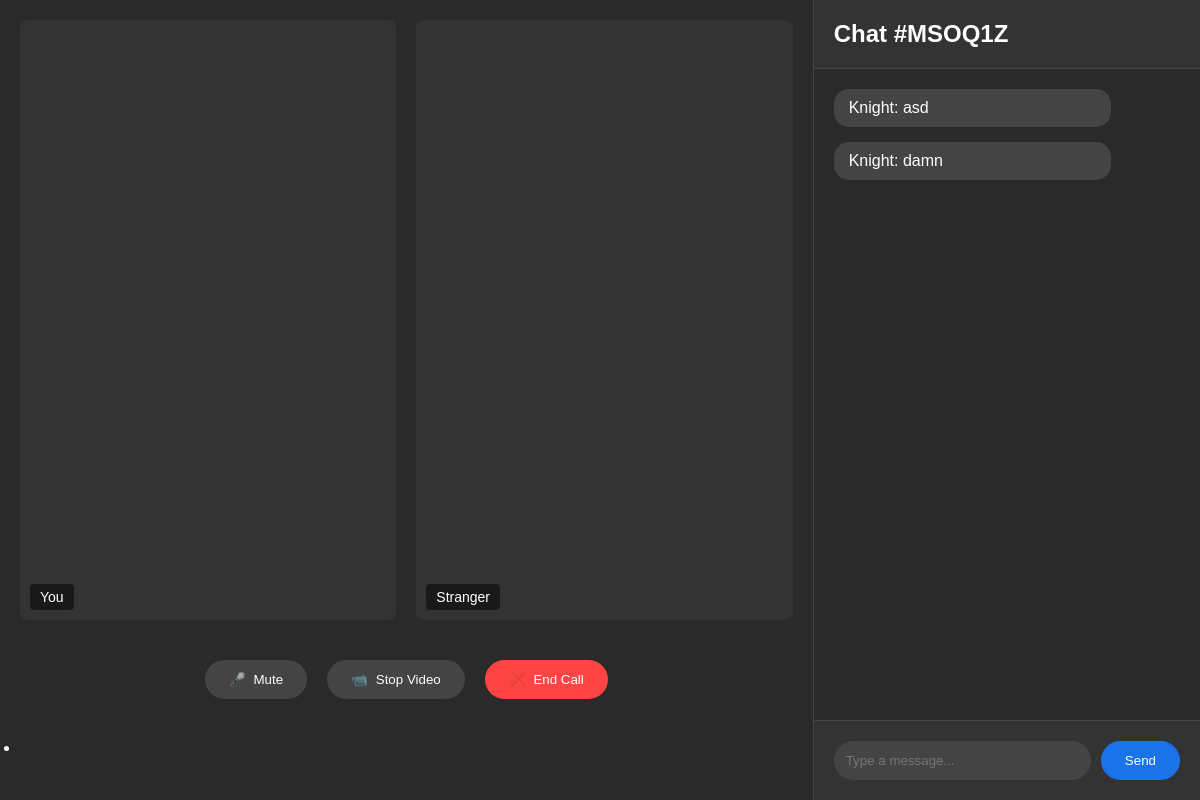
Page /chat/MSOQ1Z/ on the earlier database version.
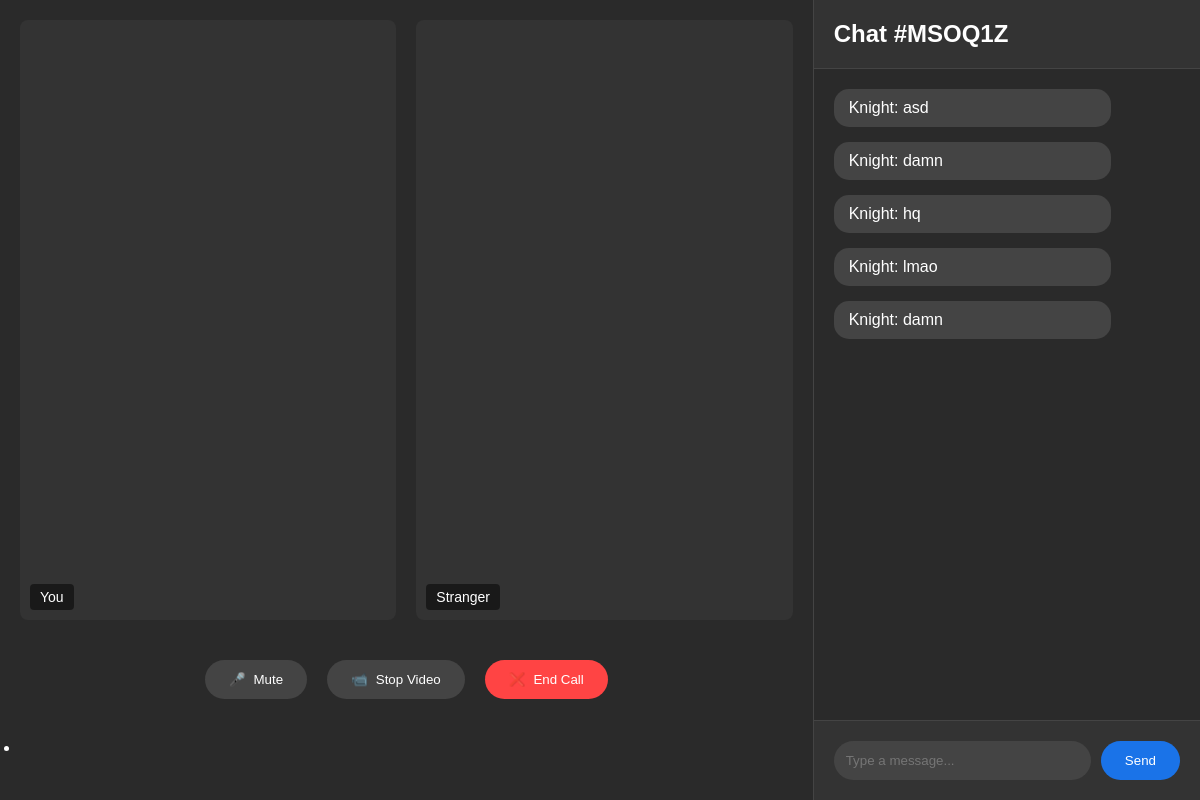
Same page on the later database version.
### base/models.py (models this page shows, shortened)
class Room(models.Model):
    code = models.CharField(max_length=8, unique=True)
    created_at = models.DateTimeField(auto_now_add=True)

class Message(models.Model):
    room = models.ForeignKey(Room, on_delete=models.CASCADE)
    user = models.CharField(max_length=200)
    content = models.TextField()
    created_at = models.DateTimeField(auto_now_add=True)

### base/views.py (the view)
# urls.py: path('chat/<code>/', views.chat, name='chat'),
def chat(request, code):
    room = Room.objects.get(code=code)
    messages = Message.objects.filter(room=room)
    return render(request, 'base/chat.html', {"room": room, "messages": messages})

### templates/base/chat.html (shortened to what this page needs)
<!DOCTYPE html>
<html lang="en">
{% load static %}
<head>
</head>
<body>
    <div class="main-container">
        <div class="video-section">
            <div class="video-container">
                <div class="video-box">
                    <video id="localVideo" autoplay playsinline></video>
                    <div class="video-label">You</div>
                </div>
                <div class="video-box">
                    <video id="remoteVideo" autoplay playsinline></video>
                    <div class="video-label">Stranger</div>
                </div>
            </div>
            <div class="controls">
                <button class="control-btn">
                    <span>🎤</span>
                    Mute
                </button>
                <button class="control-btn">
                    <span>📹</span>
                    Stop Video
                </button>
                <button class="control-btn end">
                    <span>❌</span>
                    End Call
                </button>
            </div>
            <ul id="message_list">
                <li id="message_list_item">
                </li>
            </ul>
        </div>
        <div class="chat-section">
            <div class="chat-header">
                <h2>Chat #{{room.code}}</h2>
            </div>
            <div class="chat-messages">
                {% for message in messages %}
                <div class="message {% if message.user == request.session.name %}sent{% else %}received{% endif %}">
                    <div class="message-content">
                        {{message.user}}: {{message.content}}
                    </div>
                </div>
                {% endfor %}
            </div>
            <div class="chat-input">
                <form id="chatForm">
                    <input type="text" placeholder="Type a message..." />
                    <button type="submit">Send</button>
                </form>
            </div>
        </div>
    </div>
</body>
</html>

### templates/base/chat.html (style rules this page uses)
* { margin: 0; padding: 0; box-sizing: border-box; }
body { font-family: Arial, sans-serif; background-color: #1a1a1a; color: white; height: 100vh; display: flex; }
.main-container { display: flex; width: 100%; height: 100vh; }
.video-section { flex: 2; padding: 20px; display: flex; flex-direction: column; gap: 20px; background-color: #2a2a2a; }
.video-container { display: grid; grid-template-columns: repeat(2, 1fr); gap: 20px; height: calc(100vh - 200px); }
.video-box { background-color: #333; border-radius: 8px; overflow: hidden; position: relative; }
.video-box video { width: 100%; height: 100%; object-fit: cover; }
.video-label { position: absolute; bottom: 10px; left: 10px; background-color: rgba(0, 0, 0, 0.5); padding: 5px 10px; border-radius: 4px; font-size: 14px; }
.controls { display: flex; justify-content: center; gap: 20px; padding: 20px; }
.control-btn { background-color: #444; border: none; color: white; padding: 12px 24px; border-radius: 25px; cursor: pointer; display: flex; align-items: center; gap: 8px; transition: background-color 0.3s; }
.control-btn.end { background-color: #ff4444; }
.chat-section { flex: 1; display: flex; flex-direction: column; background-color: #2a2a2a; border-left: 1px solid #444; }
.chat-header { padding: 20px; background-color: #333; border-bottom: 1px solid #444; }
.chat-messages { flex: 1; padding: 20px; overflow-y: auto; }
.message { margin-bottom: 15px; max-width: 80%; }
.message-content { padding: 10px 15px; border-radius: 15px; background-color: #444; }
.chat-input { padding: 20px; background-color: #333; border-top: 1px solid #444; }
.chat-input form { display: flex; gap: 10px; }
.chat-input input { flex: 1; padding: 12px; border: none; border-radius: 25px; background-color: #444; color: white; }
.chat-input button { padding: 12px 24px; border: none; border-radius: 25px; background-color: #1a73e8; color: white; cursor: pointer; }

Differences in the rows shown:
added Message: user "Knight", content "hq"
added Message: user "Knight", content "lmao"
added Message: user "Knight", content "damn"
